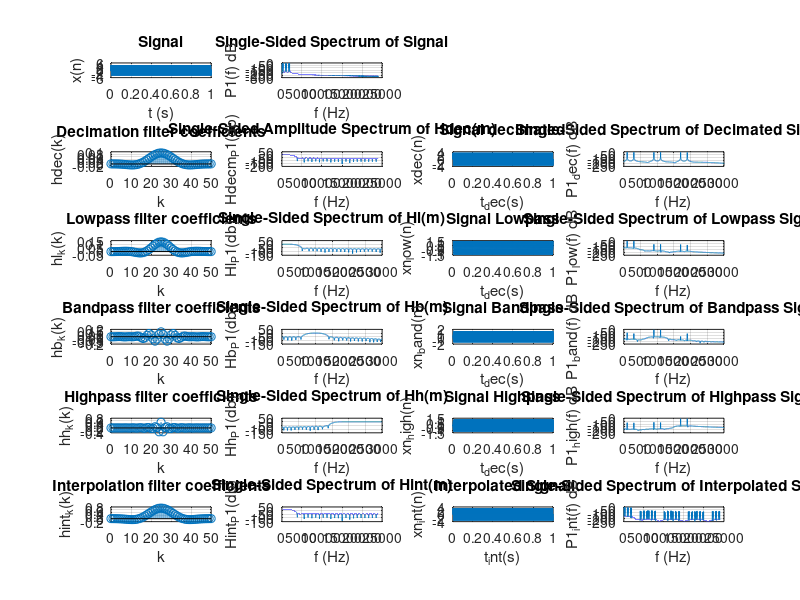

This figure's MATLAB source:
% close all
clear

%-- common --
fs = 48000;         % Sampling frequency                    
Ts = 1/fs;          % Sampling period
fnyq = fs / 2;      % Nyquist frequency
L = 48000;           % Length of signal
t = (0:L-1)*Ts;     % Time vector

%-- signal --
f1 = 100;           % Signal frequency components
f2 = 300;           %
f3 = 900;           %
f4 = 1100;          %
f5 = 1700;          %
f6 = 1900;          %
xn = sin(2*pi*f1*t) + sin(2*pi*f2*t) + sin(2*pi*f3*t) + sin(2*pi*f4*t) + sin(2*pi*f5*t) + sin(2*pi*f6*t);   %Signal

%-- signal fft --
f = fs*(0:(L/2))/L;             % Freq. vector
xn_win = xn'.*hanning(L);       % Windowing signal
Xm = fft(xn_win);               % FFT
P2 = abs(Xm/L);                 %
P1 = P2(1:L/2+1);               % Single sided FFT
P1(2:end-1) = 2*P1(2:end-1);    %
P1_db = 20*log10(P1);           %

%-- decimation filter --
decimation = 8;                     % Decimation factor. 48000Hz -> 6000Hz
B = 2200;                           % Pass band for decimate filter
fs_dec = fs / decimation;           % Sampling frequency after decimation
fnyq_dec = fs_dec / 2;              % Nyquist frequency after decimation
fstop = fs_dec - B;                 % At fstop the attenuation must be aprox 60dB (10 ENOB) to avoid aliasing
n_hdec = 50;                        % Decimation filter order
hdec_k = fir1(n_hdec,(B/fnyq));     % Decimation filter coeficients

%-- decimation filter fft --
Hdecm = fft( [hdec_k zeros(1, L - length(hdec_k))] ); % Single sided FFT
Hdecm_P2 = abs(Hdecm/1);                % Don't divide because filter coefficients are already scaled
Hdecm_P1 = Hdecm_P2(1:L/2+1);           % 
Hdecm_P1(2:end-1) = Hdecm_P1(2:end-1);  %
Hdecm_P1_db = 20*log10(Hdecm_P1);       %

%-- decimate signal --
xn_dec = filter(hdec_k,1,xn);               % Filter signal
xn_dec = downsample(xn_dec, decimation);    % Downlsample signal
t_dec = downsample(t, decimation);          % Decimate time vector

%-- decimate signal fft --
L_dec = length(xn_dec);                 % Lenght of decimated signal
f_dec = fs_dec*(0:(L_dec/2))/L_dec;     % Decimated frequency vector
xn_dec_win = xn_dec'.*hanning(L_dec);   % Windowing
Xm_dec = fft(xn_dec_win);               % Single sided FFT
P2_dec = abs(Xm_dec/L_dec);             %
P1_dec = P2_dec(1:L_dec/2+1);           %
P1_dec(2:end-1) = 2*P1_dec(2:end-1);    %
P1_dec_db = 20*log10(P1_dec);           %

%-- lowpass filter --
hl_fpass = 400;                             % Lowpass filter cutoff=500Hz
n_hl = 50;                                  % Lowpass filter order
hl_k = fir1(n_hl,(hl_fpass/fnyq_dec));      % Lowpass filter coeficients

%-- lowpass filter fft --
Hlm = fft( [hl_k zeros(1, L_dec - length(hl_k))] );     % Lowpass frequency response
Hlm_P2 = abs(Hlm/1);                                    %
Hlm_P1 = Hlm_P2(1:L_dec/2+1);                           %
Hlm_P1(2:end-1) = Hlm_P1(2:end-1);                      %
Hlm_P1_db = 20*log10(Hlm_P1);                           %

%-- lowpass signal --
xn_low = filter(hl_k,1,xn_dec);

%-- lowpass signal fft --
xn_low_win = xn_low'.*hanning(L_dec);   % Windowing
Xm_low = fft(xn_low_win);               % Single sided FFT
P2_low = abs(Xm_low/L_dec);             %
P1_low = P2_low(1:L_dec/2+1);           %
P1_low(2:end-1) = 2*P1_low(2:end-1);    %
P1_low_db = 20*log10(P1_low);           %

%-- bandpass filter --
hb_fpass1 = 800;                            % Bandpass filter cutoff=800Hz
hb_fpass2 = 1200;                           % Bandpass filter cutoff=1200Hz
n_hb = 50;                                  % Bandpass filter order
hb_k = fir1(n_hb,[(hb_fpass1/fnyq_dec) (hb_fpass2/fnyq_dec)]);      % Bandpass filter coeficients

%-- bandpass filter fft --
Hbm = fft( [hb_k zeros(1, L_dec - length(hb_k))] );     % Bandpass frequency response
Hbm_P2 = abs(Hbm/1);                                    %
Hbm_P1 = Hbm_P2(1:L_dec/2+1);                           %
Hbm_P1(2:end-1) = Hbm_P1(2:end-1);                      %
Hbm_P1_db = 20*log10(Hbm_P1);                           %

%-- bandpass signal --
xn_band = filter(hb_k,1,xn_dec);

%-- bandpass signal fft --
xn_band_win = xn_band'.*hanning(L_dec);   % Windowing
Xm_band = fft(xn_band_win);               % Single sided FFT
P2_band = abs(Xm_band/L_dec);             %
P1_band = P2_band(1:L_dec/2+1);           %
P1_band(2:end-1) = 2*P1_band(2:end-1);    %
P1_band_db = 20*log10(P1_band);           %


%-- highpass filter --
hh_fpass = 1600;                            % Highpass filter cutoff=1600Hz
n_hh = 50;                                  % Highpass filter order
hh_k = fir1(n_hh,(hh_fpass/fnyq_dec),'high');      % Highpass filter coeficients

%-- highpass filter fft --
Hhm = fft( [hh_k zeros(1, L_dec - length(hh_k))] );     % Highpass frequency response
Hhm_P2 = abs(Hhm/1);                                    %
Hhm_P1 = Hhm_P2(1:L_dec/2+1);                           %
Hhm_P1(2:end-1) = Hhm_P1(2:end-1);                      %
Hhm_P1_db = 20*log10(Hhm_P1);                           %

%-- highpass signal --
xn_high = filter(hh_k,1,xn_dec);

%-- highpass signal fft --
xn_high_win = xn_high'.*hanning(L_dec);   % Windowing
Xm_high = fft(xn_high_win);               % Single sided FFT
P2_high = abs(Xm_high/L_dec);             %
P1_high = P2_high(1:L_dec/2+1);           %
P1_high(2:end-1) = 2*P1_high(2:end-1);    %
P1_high_db = 20*log10(P1_high);           %


%-- interpolation filter --
hint_k = decimation * hdec_k;

%-- highpass filter fft --
Hintm = fft( [hint_k zeros(1, L - length(hint_k))] );     % Highpass frequency response
Hintm_P2 = abs(Hintm/1);                                    %
Hintm_P1 = Hintm_P2(1:L/2+1);                           %
Hintm_P1(2:end-1) = Hintm_P1(2:end-1);                      %
Hintm_P1_db = 20*log10(Hintm_P1);                           %

%-- interpolated signal --
t_int = t;
xn_int = upsample(xn_dec, decimation);
xn_int = filter(hint_k,1,xn_int);

%-- highpass signal fft --
xn_int_win = xn_int'.*hanning(L);   % Windowing
Xm_int = fft(xn_int_win);               % Single sided FFT
P2_int = abs(Xm_int/L);             %
P1_int = P2_int(1:L/2+1);           %
P1_int(2:end-1) = 2*P1_int(2:end-1);    %
P1_int_db = 20*log10(P1_int);           %



%-- plots --
%figure
subplot(6,4,1)
plot(t, xn)
grid on
title('Signal')
xlabel('t (s)')
ylabel('x(n)')

subplot(6,4,2)
plot(f,P1_db) 
% plot(f,P1) 
grid on
title('Single-Sided Spectrum of Signal')
xlabel('f (Hz)')
ylabel('P1(f) dB')

%-- decimate

subplot(6,4,5)
stem((0:n_hdec), hdec_k)
grid on
title('Decimation filter coefficients')
xlabel('k')
ylabel('hdec(k)')

subplot(6,4,6)
plot(f,Hdecm_P1_db) 
grid on
title('Single-Sided Amplitude Spectrum of Hdec(m)')
xlabel('f (Hz)')
ylabel('Hdecm_P1(db)')

subplot(6,4,7)
plot(t_dec, xn_dec)
grid on
title('Signal decimated')
xlabel('t_dec(s)')
ylabel('xdec(n)')

subplot(6,4,8)
% plot(f_dec,P1_dec) 
plot(f_dec,P1_dec_db) 
grid on
title('Single-Sided Spectrum of Decimated Signal')
xlabel('f (Hz)')
ylabel('P1_dec(f) dB')

%-- lowpas

subplot(6,4,9)
stem((0:n_hl), hl_k)
grid on
title('Lowpass filter coefficients')
xlabel('k')
ylabel('hl_k(k)')

subplot(6,4,10)
plot(f_dec,Hlm_P1_db) 
grid on
title('Single-Sided Spectrum of Hl(m)')
xlabel('f (Hz)')
ylabel('Hl_P1(db)')

subplot(6,4,11)
plot(t_dec, xn_low)
grid on
title('Signal Lowpass')
xlabel('t_dec(s)')
ylabel('xn_low(n)')

subplot(6,4,12)
% plot(f_dec,P1_low) 
plot(f_dec,P1_low_db) 
grid on
title('Single-Sided Spectrum of Lowpass Signal')
xlabel('f (Hz)')
ylabel('P1_low(f) dB')

%-- bandpass

subplot(6,4,13)
stem((0:n_hb), hb_k)
grid on
title('Bandpass filter coefficients')
xlabel('k')
ylabel('hb_k(k)')

subplot(6,4,14)
plot(f_dec,Hbm_P1_db) 
grid on
title('Single-Sided Spectrum of Hb(m)')
xlabel('f (Hz)')
ylabel('Hb_P1(db)')

subplot(6,4,15)
plot(t_dec, xn_band)
grid on
title('Signal Bandpass')
xlabel('t_dec(s)')
ylabel('xn_band(n)')

subplot(6,4,16)
% plot(f_dec,P1_band) 
plot(f_dec,P1_band_db) 
grid on
title('Single-Sided Spectrum of Bandpass Signal')
xlabel('f (Hz)')
ylabel('P1_band(f) dB')



%-- highpass

subplot(6,4,17)
stem((0:n_hh), hh_k)
grid on
title('Highpass filter coefficients')
xlabel('k')
ylabel('hh_k(k)')

subplot(6,4,18)
plot(f_dec,Hhm_P1_db) 
grid on
title('Single-Sided Spectrum of Hh(m)')
xlabel('f (Hz)')
ylabel('Hh_P1(db)')

subplot(6,4,19)
plot(t_dec, xn_high)
grid on
title('Signal Highpass')
xlabel('t_dec(s)')
ylabel('xn_high(n)')

subplot(6,4,20)
% plot(f_dec,P1_low) 
plot(f_dec,P1_high_db) 
grid on
title('Single-Sided Spectrum of Highpass Signal')
xlabel('f (Hz)')
ylabel('P1_high(f) dB')


%-- interpolation

subplot(6,4,21)
stem((0:length(hint_k)-1), hint_k)
grid on
title('Interpolation filter coefficients')
xlabel('k')
ylabel('hint_k(k)')

subplot(6,4,22)
plot(f,Hintm_P1_db) 
grid on
title('Single-Sided Spectrum of Hint(m)')
xlabel('f (Hz)')
ylabel('Hint_P1(db)')

subplot(6,4,23)
plot(t_int, xn_int)
grid on
title('Interpolated Signal')
xlabel('t_int(s)')
ylabel('xn_int(n)')

subplot(6,4,24)
% plot(f_dec,P1_low) 
plot(f,P1_int_db) 
grid on
title('Single-Sided Spectrum of Interpolated Signal')
xlabel('f (Hz)')
ylabel('P1_int(f) dB')


%-- prints --

%-- input signal
xn_str = sprintf('%ef,', xn);
xn_str = xn_str(1:end-1);
xn_str = strcat('float src[FILTER_DEC_SRC_BLOCK_SIZE] = {', xn_str , '};');

%-- decimation filter coefficients
hdec_k_str = sprintf('%ef,', hdec_k);
hdec_k_str = hdec_k_str(1:end-1);
hedc_k_len_str = sprintf('%d', length(hdec_k));
hdec_k_str = strcat('float filter_dec_coeffs[FILTER_DEC_NTAPS] = {', hdec_k_str , '};');

%-- decimation signal
xn_dec_str = sprintf('%ef,', xn_dec);
xn_dec_str = xn_dec_str(1:end-1);
xn_dec_str = strcat('float test_dst[FILTER_DEC_DEST_BLOCK_SIZE] = {', xn_dec_str , '};');

%-- lowpass filter coefficients
hlow_k_str = sprintf('%ef,', hl_k);
hlow_k_str = hlow_k_str(1:end-1);
hlow_k_len_str = sprintf('%d', length(hl_k));
hlow_k_str = strcat('float filter_low_coeffs[FILTER_LOW_NTAPS] = {', hlow_k_str , '};');

%-- lowpass signal
xn_low_str = sprintf('%ef,', xn_low);
xn_low_str = xn_low_str(1:end-1);
xn_low_str = strcat('float test_low[FILTER_LOW_BLOCK_SIZE] = {', xn_low_str , '};');

%-- bandpass filter coefficients
hband_k_str = sprintf('%ef,', hb_k);
hband_k_str = hband_k_str(1:end-1);
hlband_k_len_str = sprintf('%d', length(hb_k));
hband_k_str = strcat('float filter_band_coeffs[FILTER_BAND_NTAPS] = {', hband_k_str , '};');

%-- bandpass signal
xn_band_str = sprintf('%ef,', xn_band);
xn_band_str = xn_band_str(1:end-1);
xn_band_str = strcat('float test_band[FILTER_BAND_BLOCK_SIZE] = {', xn_band_str , '};');

%-- highpass filter coefficients
hhigh_k_str = sprintf('%ef,', hh_k);
hhigh_k_str = hhigh_k_str(1:end-1);
hhigh_k_len_str = sprintf('%d', length(hh_k));
hhigh_k_str = strcat('float filter_high_coeffs[FILTER_HIGH_NTAPS] = {', hhigh_k_str , '};');

%-- highpass signal
xn_high_str = sprintf('%ef,', xn_high);
xn_high_str = xn_high_str(1:end-1);
xn_high_str = strcat('float test_high[FILTER_HIGH_BLOCK_SIZE] = {', xn_high_str , '};');

%-- create text file
fid = fopen('c_arrays.txt','wt');
fprintf(fid, '%s\n\n', hdec_k_str);
fprintf(fid, '%s\n\n', xn_str);
fprintf(fid, '%s\n\n', xn_dec_str);
fprintf(fid, '%s\n\n', hlow_k_str);
fprintf(fid, '%s\n\n', xn_low_str);
fprintf(fid, '%s\n\n', hband_k_str);
fprintf(fid, '%s\n\n', xn_band_str);
fprintf(fid, '%s\n\n', hhigh_k_str);
fprintf(fid, '%s\n\n', xn_high_str);
fclose(fid);
